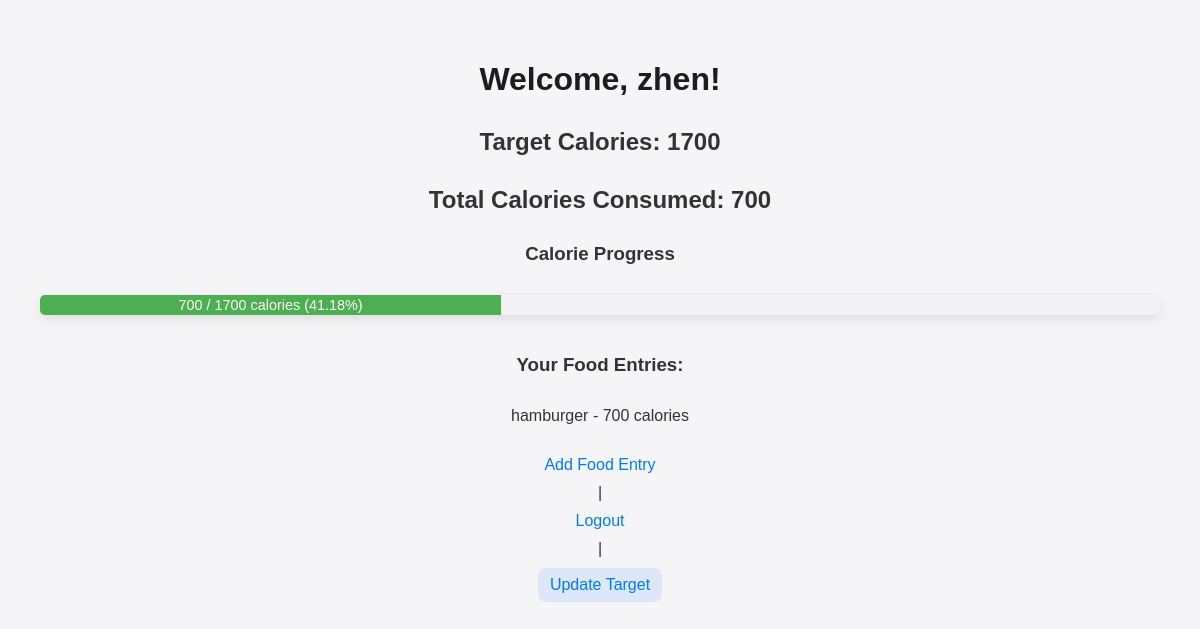
The app's page /home (signed in), older data.
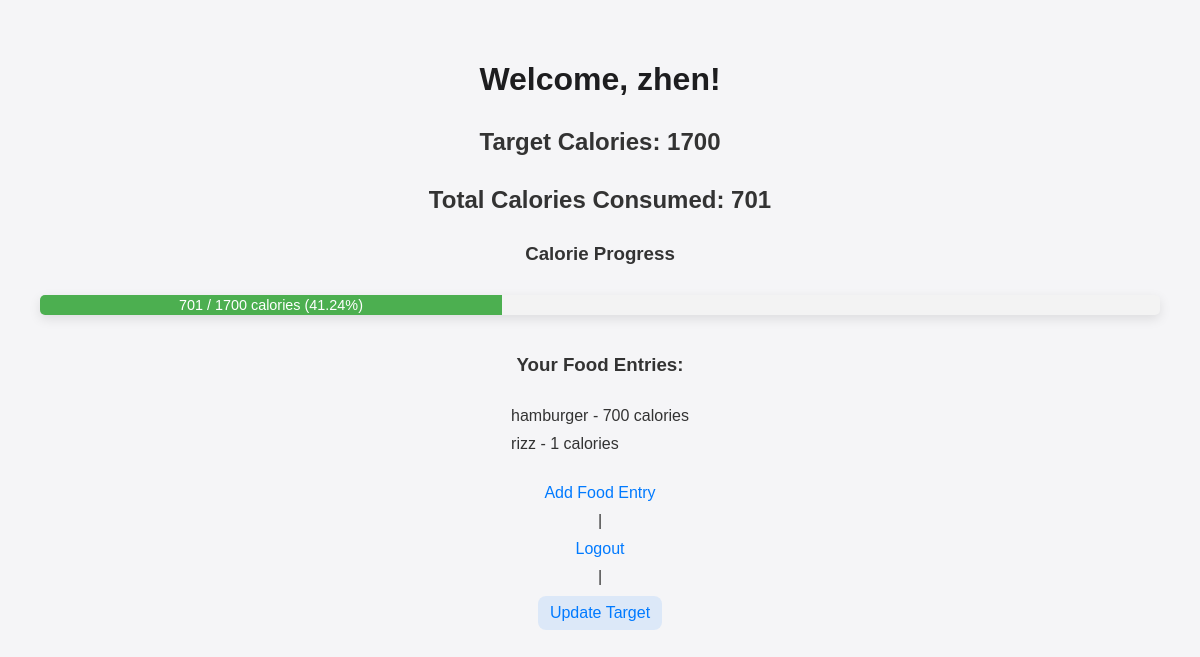
The same page, newer data.
### app.py (models this page shows, shortened)
class User(db.Model, UserMixin):
    id = db.Column(db.Integer, primary_key=True)
    username = db.Column(db.String(150), unique=True, nullable=False)
    password_hash = db.Column(db.String(128))
    target_calories = db.Column(db.Integer, default=2000)

class FoodEntry(db.Model):
    id = db.Column(db.Integer, primary_key=True)
    name = db.Column(db.String(100), nullable=False)
    calories = db.Column(db.Integer, nullable=False)
    user_id = db.Column(db.Integer, db.ForeignKey('user.id'), nullable=False)

### app.py (the view)
@app.route('/home')
@login_required
def home():
    print(f"Home route accessed. User authenticated: {current_user.is_authenticated}")
    food_entries = FoodEntry.query.filter_by(user_id=current_user.id).all()
    total_calories = sum(entry.calories for entry in food_entries)
    return render_template('home.html', food_entries=food_entries, total_calories=total_calories)

### app.py (called while the page is built)
@login_manager.user_loader
def load_user(user_id):
    return User.query.get(int(user_id))

### templates/home.html (shortened to what this page needs)
<!DOCTYPE html>
<html lang="en">
<head>
    <link rel="stylesheet" href="{{ url_for('static', filename='style.css') }}">
</head>
<body>
    <h1>Welcome, {{ current_user.username }}!</h1>
    <h2>Target Calories: {{ current_user.target_calories }}</h2>
    <h2>Total Calories Consumed: {{ total_calories }}</h2>
    <h3>Calorie Progress</h3>
    <div class="progress">
        <div class="progress-bar" id="calorie-progress-bar">
            <span id="calorie-progress-text"></span>
        </div>
    </div>
    <h3>Your Food Entries:</h3>
    {% if food_entries %}
        <ul>
            {% for entry in food_entries %}
                <li>{{ entry.name }} - {{ entry.calories }} calories</li>
            {% endfor %}
        </ul>
    {% else %}
        <p>No food entries found. Please add some!</p>
    {% endif %}
    <a href="{{ url_for('add_food') }}">Add Food Entry</a> |
    <a href="{{ url_for('logout') }}">Logout</a> |
    <a href="{{ url_for('update_target') }}" class="btn">Update Target</a>
</body>
</html>

### static/style.css (style rules this page uses)
body { font-family: -apple-system, BlinkMacSystemFont, "San Francisco", Arial, sans-serif; color: #333; background-color: #f5f5f7; margin: 0; padding: 20px; display: flex; flex-direction: column; align-items: center; min-height: 100vh; }
h1 { font-size: 2rem; font-weight: 600; color: #1d1d1f; margin-bottom: 20px; text-align: center; }
a, .btn { color: #007aff; text-decoration: none; font-weight: 500; margin: 10px 0; display: inline-block; text-align: center; }
a.btn { padding: 8px 12px; border-radius: 8px; background-color: rgba(0, 122, 255, 0.1); }
.progress { width: 100%; background-color: #e0e0e5; border-radius: 10px; overflow: hidden; box-shadow: 0px 4px 12px rgba(0, 0, 0, 0.1); margin: 20px 0; }
.progress-bar { height: 20px; background-color: #007aff; color: #ffffff; text-align: center; line-height: 20px; transition: width 0.4s ease; font-size: 0.9rem; }

### templates/home.html (style rules this page uses)
body { font-family: Arial, sans-serif; margin: 20px; }
.progress { width: 100%; background-color: #f3f3f3; border-radius: 5px; overflow: hidden; }
.progress-bar { height: 20px; background-color: #4caf50; text-align: center; color: white; line-height: 20px; }
h1, h2, h3 { margin-bottom: 10px; }
ul { list-style-type: none; padding: 0; }
li { padding: 5px 0; }

Row changes from the older to the newer data that the page shows:
added FoodEntry: name "rizz", calories "1"
Text that changed along with them:
{{ total_calories }}: "700" → "701"
text written by a page script: "700 / 1700 calories (41.18%)" → "701 / 1700 calories (41.24%)"
